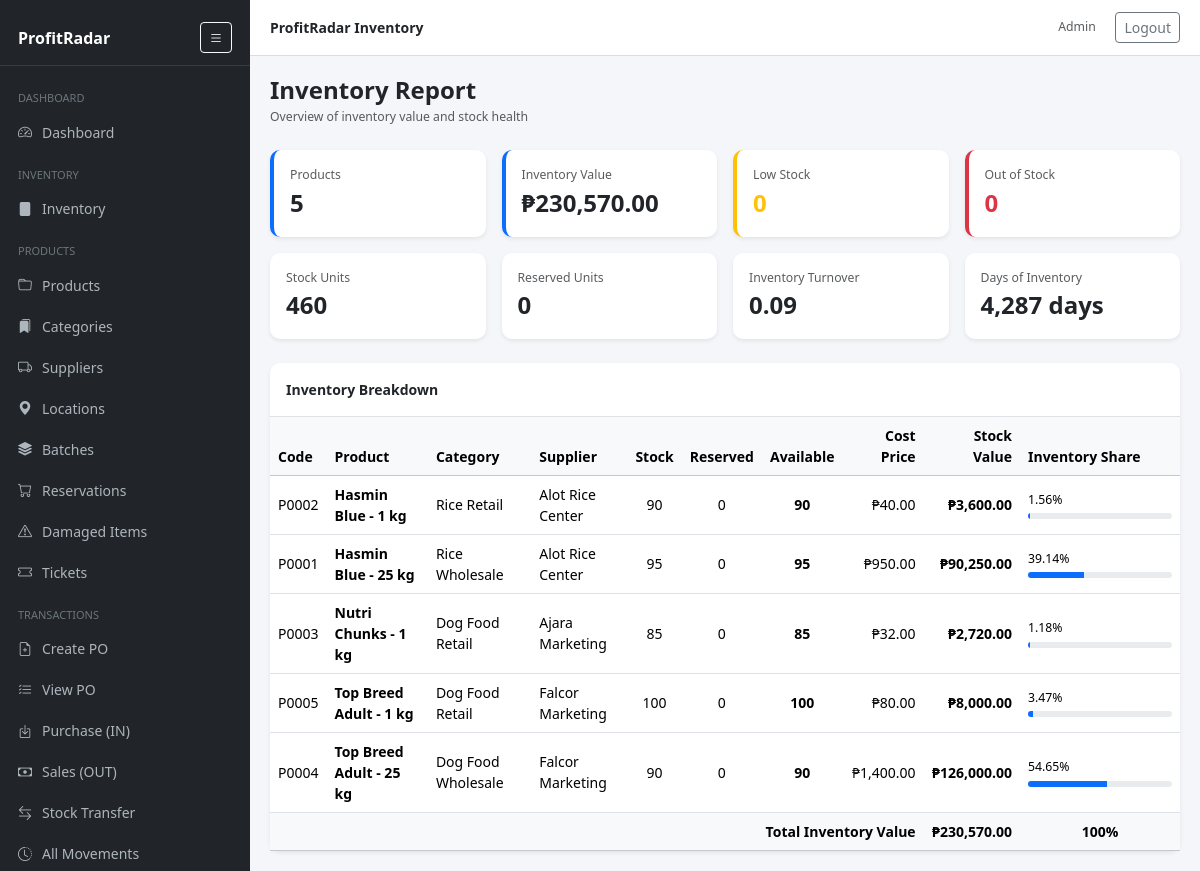
Page /inventory_report.php (signed in) on the earlier database version.
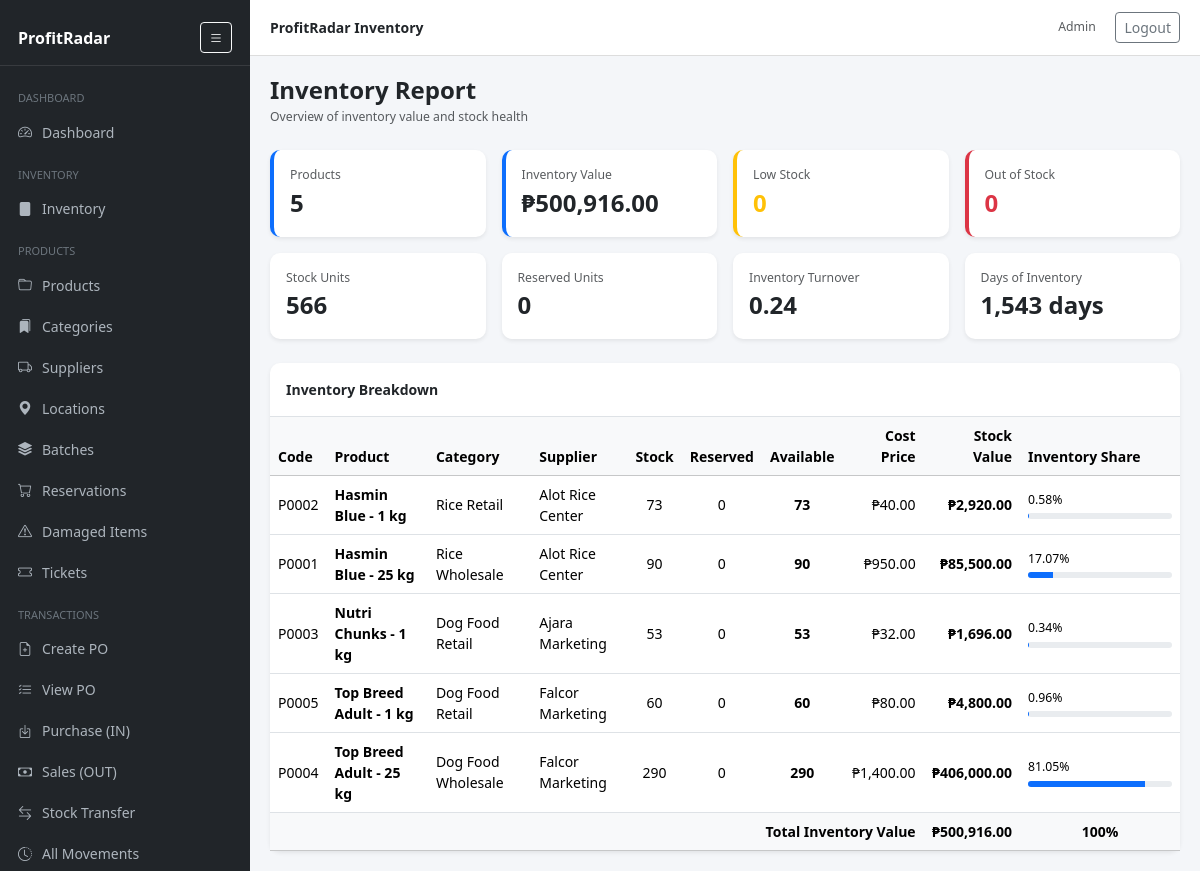
Same page on the later database version.
### tables this page shows
CREATE TABLE `products` (
  `id` int(11) NOT NULL,
  `code` varchar(64) NOT NULL,
  `name` varchar(200) NOT NULL,
  `product_type` enum('retail','wholesale') NOT NULL DEFAULT 'retail',
  `category` varchar(120) DEFAULT NULL,
  `category_id` int(11) DEFAULT NULL,
  `location_id` int(11) DEFAULT NULL,
  `supplier_id` int(11) DEFAULT NULL,
  `location` varchar(120) DEFAULT NULL,
  `cost_price` decimal(12,2) DEFAULT 0.00,
  `sell_price` decimal(12,2) DEFAULT 0.00,
  `promo_discount_type` enum('percent','amount') DEFAULT NULL,
  `promo_discount_value` decimal(10,2) DEFAULT NULL,
  `sold_by` enum('each','weight') NOT NULL DEFAULT 'each',
  `unit` varchar(20) NOT NULL DEFAULT 'pc',
  `wholesale_price` decimal(10,2) NOT NULL DEFAULT 0.00,
  `barcode` varchar(128) DEFAULT NULL,
  `low_stock_threshold` int(11) DEFAULT NULL,
  `stock_qty` decimal(12,3) NOT NULL DEFAULT 0.000,
  `reserved_qty` int(11) NOT NULL DEFAULT 0,
  `is_active` tinyint(1) NOT NULL DEFAULT 1,
  `created_at` timestamp NOT NULL DEFAULT current_timestamp(),
  `updated_at` timestamp NULL DEFAULT NULL,
  `retail_stock` decimal(12,3) NOT NULL DEFAULT 0.000,
  `wholesale_stock` decimal(12,3) NOT NULL DEFAULT 0.000,
  `sale_type` enum('retail','wholesale') NOT NULL DEFAULT 'retail',
  `user_id` int(11) NOT NULL
);

CREATE TABLE `categories` (
  `id` int(11) NOT NULL,
  `name` varchar(100) NOT NULL,
  `description` varchar(255) DEFAULT NULL,
  `created_at` timestamp NOT NULL DEFAULT current_timestamp(),
  `user_id` int(11) NOT NULL
);

CREATE TABLE `suppliers` (
  `id` int(11) NOT NULL,
  `name` varchar(160) NOT NULL,
  `contact` varchar(160) DEFAULT NULL,
  `phone` varchar(50) DEFAULT NULL,
  `email` varchar(160) DEFAULT NULL,
  `address` text DEFAULT NULL,
  `user_id` int(11) NOT NULL
);

### includes/functions.php (called while the page is built, shortened)
<?php
function h($s){ return htmlspecialchars((string)$s, ENT_QUOTES, 'UTF-8'); }

### includes/auth.php (called while the page is built, shortened)
<?php
function current_user() {
    return $_SESSION['user'] ?? null;
}
function is_logged_in(): bool {
    return !!current_user();
}

### inventory_report.php (the view, shortened to what this page needs)
<?php
require_once __DIR__ . '/includes/auth.php';
require_once __DIR__ . '/includes/header.php';
$pdo = getDB();
$sql = "
SELECT
    p.id,
    p.code,
    p.name,
    p.stock_qty,
    p.reserved_qty,
    GREATEST(p.stock_qty - p.reserved_qty,0) AS available_stock,
    p.cost_price,
    (p.stock_qty * p.cost_price) AS stock_value,
    c.name AS category,
    s.name AS supplier
FROM products p
LEFT JOIN categories c ON p.category_id = c.id
LEFT JOIN suppliers s ON p.supplier_id = s.id
WHERE p.is_active = 1
ORDER BY p.name ASC
";
$stmt = $pdo->query($sql);
$products = $stmt->fetchAll(PDO::FETCH_ASSOC);
$totalValue = 0;
$totalStock = 0;
$totalReserved = 0;
$lowStock = 0;
$outOfStock = 0;
foreach ($products as $p) {
    $totalValue += $p['stock_value'];
    $totalStock += $p['stock_qty'];
    $totalReserved += $p['reserved_qty'];
}
$productCount = count($products);
$stmt = $pdo->query("
SELECT SUM(ti.qty * ti.cost_at_sale)
FROM transactions t
JOIN transaction_items ti ON ti.transaction_id = t.id
WHERE t.type='sale'
");
$cogs = $stmt->fetchColumn() ?? 0;
$turnover = $totalValue > 0 ? $cogs / $totalValue : 0;
$daysInventory = $turnover > 0 ? 365 / $turnover : 0;
?>
<div class="mb-4">
<h4 class="fw-semibold mb-0">Inventory Report</h4>
<small class="text-muted">Overview of inventory value and stock health</small>
</div>
<div class="row g-3 mb-4">
<div class="col-md-3">
<div class="card shadow-sm kpi-card">
<div class="card-body">
<div class="text-muted small">Products</div>
<div class="fs-4 fw-bold"><?=number_format($productCount)?></div>
</div>
</div>
</div>
<div class="col-md-3">
<div class="card shadow-sm kpi-card">
<div class="card-body">
<div class="text-muted small">Inventory Value</div>
<div class="fs-4 fw-bold">₱<?=number_format($totalValue,2)?></div>
</div>
</div>
</div>
<div class="col-md-3">
<div class="card shadow-sm kpi-warning">
<div class="card-body">
<div class="text-muted small">Low Stock</div>
<div class="fs-4 fw-bold text-warning"><?=number_format($lowStock)?></div>
</div>
</div>
</div>
<div class="col-md-3">
<div class="card shadow-sm kpi-danger">
<div class="card-body">
<div class="text-muted small">Out of Stock</div>
<div class="fs-4 fw-bold text-danger"><?=number_format($outOfStock)?></div>
</div>
</div>
</div>
<div class="col-md-3">
<div class="card shadow-sm">
<div class="card-body">
<div class="text-muted small">Stock Units</div>
<div class="fs-4 fw-bold"><?=number_format($totalStock)?></div>
</div>
</div>
</div>
<div class="col-md-3">
<div class="card shadow-sm">
<div class="card-body">
<div class="text-muted small">Reserved Units</div>
<div class="fs-4 fw-bold"><?=number_format($totalReserved)?></div>
</div>
</div>
</div>
<div class="col-md-3">
<div class="card shadow-sm">
<div class="card-body">
<div class="text-muted small">Inventory Turnover</div>
<div class="fs-4 fw-bold"><?=number_format($turnover,2)?></div>
</div>
</div>
</div>
<div class="col-md-3">
<div class="card shadow-sm">
<div class="card-body">
<div class="text-muted small">Days of Inventory</div>
<div class="fs-4 fw-bold"><?=number_format($daysInventory,0)?> days</div>
</div>
</div>
</div>
</div>
<div class="card shadow-sm">
<div class="card-body border-bottom">
<strong>Inventory Breakdown</strong>
</div>
<div class="table-responsive">
<table class="table table-hover align-middle mb-0">
<thead class="table-light">
<tr>
<th>Code</th>
<th>Product</th>
<th>Category</th>
<th>Supplier</th>
<th class="text-center">Stock</th>
<th class="text-center">Reserved</th>
<th class="text-center">Available</th>
<th class="text-end">Cost Price</th>
<th class="text-end">Stock Value</th>
<th style="width:160px">Inventory Share</th>
</tr>
</thead>
<tbody>
<?php foreach ($products as $p):
$percent = $totalValue > 0
    ? ($p['stock_value'] / $totalValue) * 100
    : 0;
$low = $p['stock_qty'] <= 5;
?>
<tr>
<td><?=htmlspecialchars($p['code'])?></td>
<td class="fw-semibold">
<?=htmlspecialchars($p['name'])?>
</td>
<td><?=htmlspecialchars($p['category'])?></td>
<td><?=htmlspecialchars($p['supplier'])?></td>
<td class="text-center <?=$low?'stock-low':''?>">
<?=number_format($p['stock_qty'])?>
</td>
<td class="text-center"><?=number_format($p['reserved_qty'])?></td>
<td class="text-center fw-semibold"><?=number_format($p['available_stock'])?></td>
<td class="text-end">₱<?=number_format($p['cost_price'],2)?></td>
<td class="text-end fw-semibold">₱<?=number_format($p['stock_value'],2)?></td>
<td>
<div class="small mb-1">
<?=number_format($percent,2)?>%
</div>
<div class="progress progress-sm">
<div class="progress-bar bg-primary"
style="width:<?=$percent?>%">
</div>
</div>
</td>
</tr>
<?php endforeach; ?>
</tbody>
<tfoot class="table-light">
<tr>
<td colspan="8" class="text-end fw-bold">
Total Inventory Value
</td>
<td class="text-end fw-bold">
₱<?=number_format($totalValue,2)?>
</td>
<td class="text-center fw-bold">
100%
</td>
</tr>
</tfoot>
</table>
</div>
</div>
<?php require_once '/includes/footer.php'; ?>

### includes/header.php (shortened to what this page needs)
<?php
require_once __DIR__ . '/auth.php';
require_once __DIR__ . '/functions.php';
$currentPage = basename($_SERVER['PHP_SELF']);
?>
<!doctype html>
<html lang="en">
<head>
<link href="https://cdn.jsdelivr.net/npm/bootstrap@5.3.3/dist/css/bootstrap.min.css" rel="stylesheet">
<link rel="stylesheet" href="https://cdn.jsdelivr.net/npm/bootstrap-icons@1.11.3/font/bootstrap-icons.css">
</head>
<body>
<div class="sidebar">
<div class="sidebar-brand">
<span>ProfitRadar</span>
<button class="btn btn-sm btn-outline-light"
onclick="toggleSidebar()">
<i class="bi bi-list"></i>
</button>
</div>
<div class="sidebar-title">Dashboard</div>
<a class="<?= $currentPage=='dashboard.php'?'active':'' ?>"
href="/dashboard.php">
<i class="bi bi-speedometer2"></i>
<span>Dashboard</span>
</a>
<div class="sidebar-title">Inventory</div>
<a href="/inventory.php">
<i class="bi bi-file-fill"></i>
<span>Inventory</span>
</a>
<div class="sidebar-title">Products</div>
<a href="/products.php">
<i class="bi bi-folder"></i>
<span>Products</span>
</a>
<a href="/categories.php">
<i class="bi bi-bookmarks-fill"></i>
<span>Categories</span>
</a>
<a href="/suppliers.php">
<i class="bi bi-truck"></i>
<span>Suppliers</span>
</a>
<a href="/locations.php">
<i class="bi bi-geo-alt-fill"></i>
<span>Locations</span>
</a>
<a href="/batches.php">
<i class="bi bi-stack"></i>
<span>Batches</span>
</a>
<a href="/reservations.php">
<i class="bi bi-cart"></i>
<span>Reservations</span>
</a>
<a href="/damaged.php">
<i class="bi bi-exclamation-triangle"></i>
<span>Damaged Items</span>
</a>
<a href="/tickets.php">
<i class="bi bi-ticket"></i>
<span>Tickets</span>
</a>
<div class="sidebar-title">Transactions</div>
<a href="/purchase_order_add.php">
<i class="bi bi-file-earmark-plus"></i>
<span>Create PO</span>
</a>
<a href="/purchase_orders.php">
<i class="bi bi-list-check"></i>
<span>View PO</span>
</a>
<a href="/purchase_add.php">
<i class="bi bi-box-arrow-in-down"></i>
<span>Purchase (IN)</span>
</a>
<a href="/sale_add.php">
<i class="bi bi-cash"></i>
<span>Sales (OUT)</span>
</a>
<a href="/stock_adjust.php">
<i class="bi bi-arrow-left-right"></i>
<span>Stock Transfer</span>
</a>
<a href="/transactions.php">
<i class="bi bi-clock-history"></i>
<span>All Movements</span>
</a>
</div>
<div class="main">
<div class="topbar">
<strong><?= h(APP_NAME) ?></strong>
<div>
<?php if(is_logged_in()): ?>
<span class="me-3 text-muted small">
<?= h(current_user()['name']) ?>
</span>
<a class="btn btn-sm btn-outline-secondary"
href="/logout.php">
Logout
</a>
<?php endif; ?>
</div>
</div>
<div class="page">

### includes/footer.php (shortened to what this page needs)
</div>
</body>
</html>

### includes/header.php (style rules this page uses)
body { background:#f4f6f9; font-size:14px; }
.sidebar { position:fixed; top:0; left:0; bottom:0; width:250px; background:#212529; color:#fff; overflow-y:auto; padding-top:10px; transition:all .3s; }
.sidebar-brand { padding:12px 18px; font-weight:600; font-size:16px; border-bottom:1px solid rgba(255,255,255,.1); margin-bottom:10px; display:flex; align-items:center; justify-content:space-between; }
.sidebar a { display:flex; align-items:center; gap:10px; padding:10px 18px; font-size:14px; color:#adb5bd; text-decoration:none; }
.sidebar-title { padding:14px 18px 5px; font-size:11px; text-transform:uppercase; color:#6c757d; }
.main { margin-left:250px; min-height:100vh; transition:all .3s; }
.topbar { background:#fff; border-bottom:1px solid #ddd; padding:12px 20px; display:flex; justify-content:space-between; align-items:center; }
.page { padding:20px; }
.card { border:0; border-radius:10px; box-shadow:0 2px 10px rgba(0,0,0,.05); }

### inventory_report.php (style rules this page uses)
.kpi-card { border-left:4px solid #0d6efd; }
.kpi-warning { border-left:4px solid #ffc107; }
.kpi-danger { border-left:4px solid #dc3545; }
.progress-sm { height:6px; }

Differences in the rows shown:
changed products "Hasmin Blue - 1 kg": stock_qty "90" → "73"; available_stock "90" → "73"; stock_value "3,600.00" → "2,920.00"; percent "1.56" → "0.58"
changed products "Hasmin Blue - 25 kg": stock_qty "95" → "90"; available_stock "95" → "90"; stock_value "90,250.00" → "85,500.00"; percent "39.14" → "17.07"; $percent 39.142126035477 → 17.068730086482 (drawn)
changed products "Nutri Chunks - 1 kg": stock_qty "85" → "53"; available_stock "85" → "53"; stock_value "2,720.00" → "1,696.00"; percent "1.18" → "0.34"
changed products "Top Breed Adult - 1 kg": stock_qty "100" → "60"; available_stock "100" → "60"; stock_value "8,000.00" → "4,800.00"; percent "3.47" → "0.96"
changed products "Top Breed Adult - 25 kg": stock_qty "90" → "290"; available_stock "90" → "290"; stock_value "126,000.00" → "406,000.00"; percent "54.65" → "81.05"; $percent 54.647178730971 → 81.051513627035 (drawn)
Other differences:
$totalValue: "230,570.00" → "500,916.00"
$totalStock: "460" → "566"
$turnover: "0.09" → "0.24"
$daysInventory: "4,287" → "1,543"
